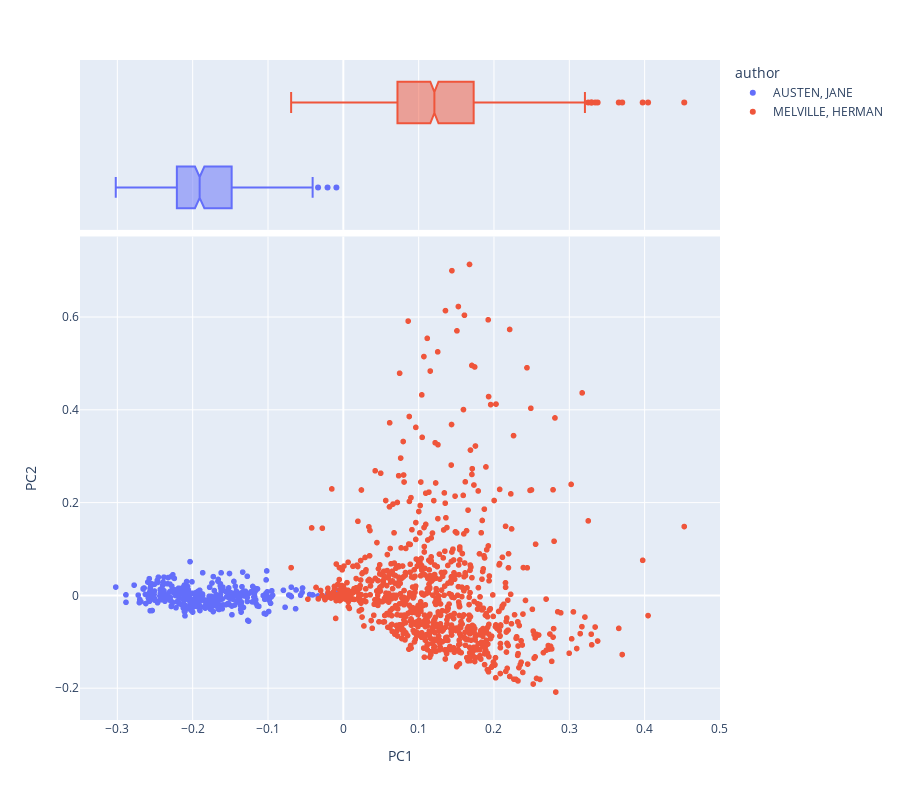

Write notebook code for a chart like this one.
### Markdown cell above
## PC 1 and 2

### Code cell
vis_pcs(DCM, 1, 2)

### Figure 1 — Plotly figure (JSON) as saved in the notebook; plotly's stock layout.template omitted (floating-point values rounded to 4 significant figures; data arrays with more than 128 entries replaced by an {"elided": "..."} marker saying what was removed)
{"data": [{"hovertemplate": "<b>%{hovertext}</b><br><br>author=AUSTEN, JANE<br>PC1=%{x}<br>PC2=%{y}<extra></extra>", "hovertext": {"elided": "334 str values"}, "legendgroup": "AUSTEN, JANE", "marker": {"color": "#636efa", "symbol": "circle"}, "mode": "markers", "name": "AUSTEN, JANE", "showlegend": true, "type": "scattergl", "x": {"elided": "334 float values"}, "xaxis": "x", "y": {"elided": "334 float values"}, "yaxis": "y"}, {"alignmentgroup": "True", "hovertemplate": "<b>%{hovertext}</b><br><br>author=AUSTEN, JANE<br>PC1=%{x}<extra></extra>", "hovertext": {"elided": "334 str values"}, "legendgroup": "AUSTEN, JANE", "marker": {"color": "#636efa", "symbol": "circle"}, "name": "AUSTEN, JANE", "notched": true, "offsetgroup": "AUSTEN, JANE", "showlegend": false, "type": "box", "x": {"elided": "334 float values"}, "xaxis": "x2", "yaxis": "y2"}, {"hovertemplate": "<b>%{hovertext}</b><br><br>author=MELVILLE, HERMAN<br>PC1=%{x}<br>PC2=%{y}<extra></extra>", "hovertext": {"elided": "849 str values"}, "legendgroup": "MELVILLE, HERMAN", "marker": {"color": "#EF553B", "symbol": "circle"}, "mode": "markers", "name": "MELVILLE, HERMAN", "showlegend": true, "type": "scattergl", "x": {"elided": "849 float values"}, "xaxis": "x", "y": {"elided": "849 float values"}, "yaxis": "y"}, {"alignmentgroup": "True", "hovertemplate": "<b>%{hovertext}</b><br><br>author=MELVILLE, HERMAN<br>PC1=%{x}<extra></extra>", "hovertext": {"elided": "849 str values"}, "legendgroup": "MELVILLE, HERMAN", "marker": {"color": "#EF553B", "symbol": "circle"}, "name": "MELVILLE, HERMAN", "notched": true, "offsetgroup": "MELVILLE, HERMAN", "showlegend": false, "type": "box", "x": {"elided": "849 float values"}, "xaxis": "x2", "yaxis": "y2"}], "layout": {"height": 800, "legend": {"title": {"text": "author"}, "tracegroupgap": 0}, "margin": {"t": 60}, "xaxis": {"anchor": "y", "domain": [0, 1], "title": {"text": "PC1"}}, "xaxis2": {"anchor": "y2", "domain": [0, 1], "matches": "x", "showgrid": true, "showticklabels": false}, "yaxis": {"anchor": "x", "domain": [0, 0.7326], "title": {"text": "PC2"}}, "yaxis2": {"anchor": "x2", "domain": [0.7426, 1], "matches": "y2", "showgrid": false, "showline": false, "showticklabels": false, "ticks": ""}}}
